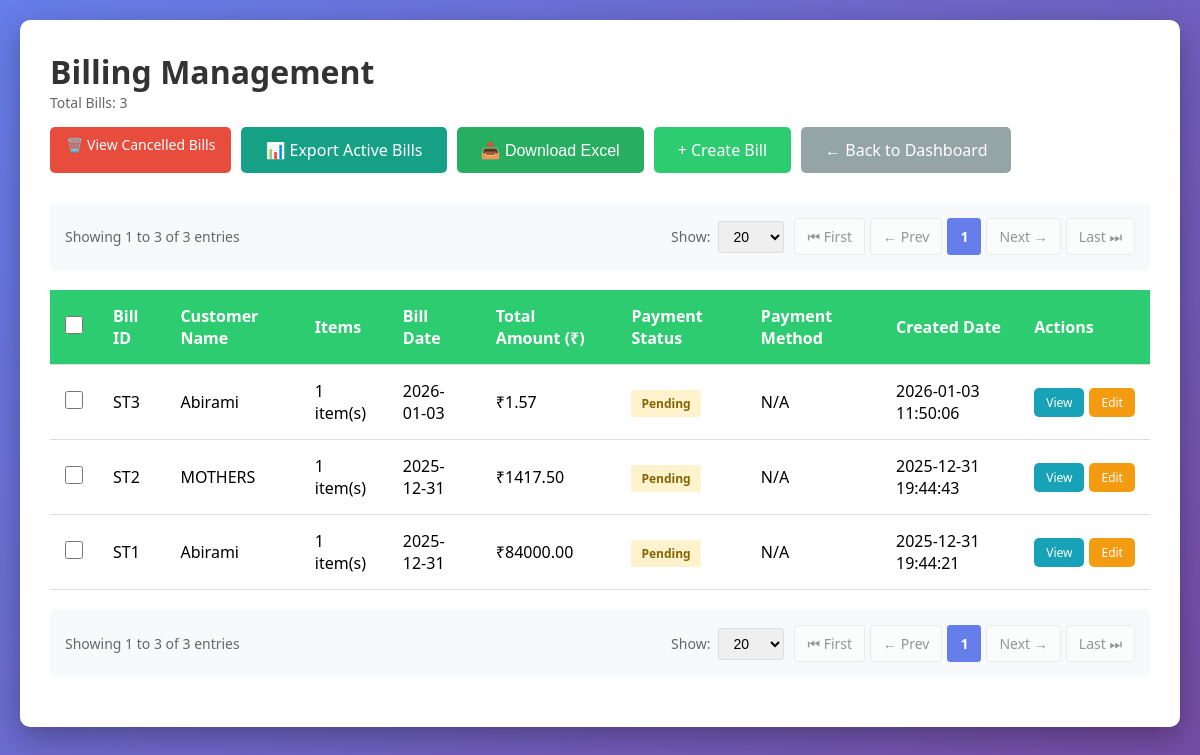
The page /billing/ on the database as committed earlier.
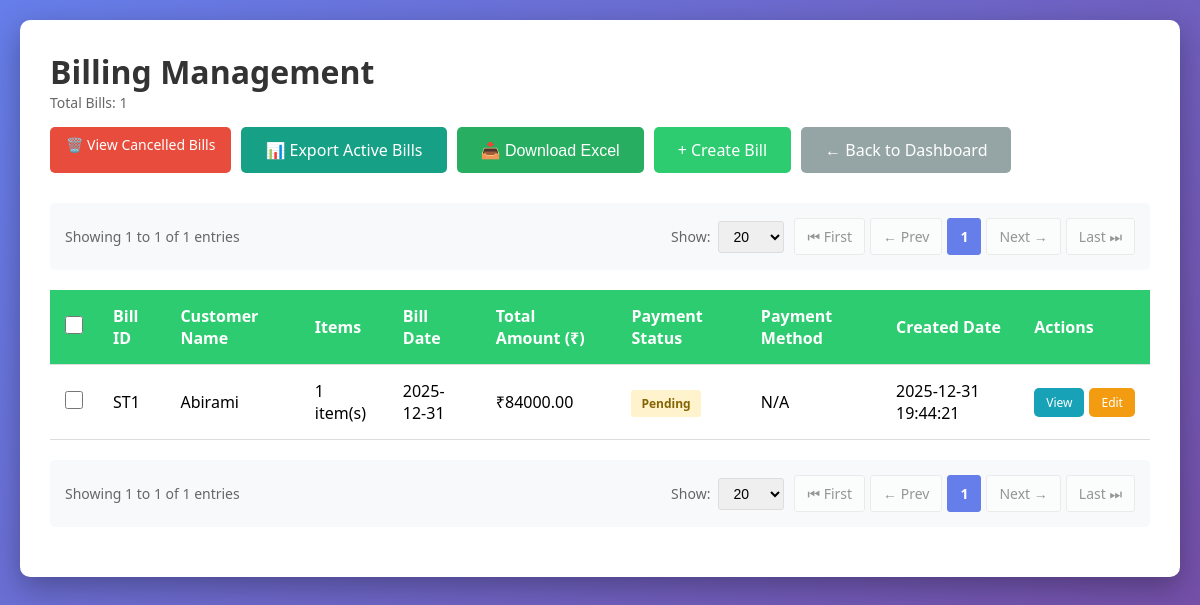
The same page on the database as committed later.
### tables this page shows
CREATE TABLE billing (
                    id INTEGER PRIMARY KEY AUTOINCREMENT,
                    bill_id TEXT UNIQUE NOT NULL,
                    customer_id INTEGER NOT NULL,
                    bill_date DATE NOT NULL,
                    subtotal REAL DEFAULT 0.0,
                    gst_amount REAL DEFAULT 0.0,
                    total_amount REAL NOT NULL DEFAULT 0.0,
                    payment_status TEXT DEFAULT 'Pending',
                    notes TEXT,
                    created_at TIMESTAMP DEFAULT CURRENT_TIMESTAMP,
                    FOREIGN KEY (customer_id) REFERENCES customers (id)
                );

CREATE TABLE customers (
                    id INTEGER PRIMARY KEY AUTOINCREMENT,
                    customer_id TEXT UNIQUE NOT NULL,
                    vendor_code TEXT UNIQUE,
                    name TEXT NOT NULL,
                    email TEXT,
                    mobile TEXT,
                    address TEXT,
                    state TEXT,
                    gst_number TEXT,
                    created_at TIMESTAMP DEFAULT CURRENT_TIMESTAMP
                );

### routes/billing.py (the view)
@billing_bp.route('/')
def index():
    show_cancelled = request.args.get('show_cancelled', 'false') == 'true'
    page = request.args.get('page', 1, type=int)
    per_page = request.args.get('per_page', 20, type=int)
    if per_page not in [10, 20, 50, 100]:
        per_page = 20
    conn = get_db_connection()
    if show_cancelled:
        total_count = conn.execute('''
            SELECT COUNT(*) as count FROM billing
            WHERE payment_status = 'Cancelled'
        ''').fetchone()['count']
    else:
        total_count = conn.execute('''
            SELECT COUNT(*) as count FROM billing
            WHERE payment_status != 'Cancelled'
        ''').fetchone()['count']
    offset = (page - 1) * per_page
    if show_cancelled:
        bills = conn.execute('''
            SELECT b.*, c.name as customer_name,
                   (SELECT COUNT(*) FROM billing_items WHERE bill_id = b.bill_id) as item_count
            FROM billing b
            JOIN customers c ON b.customer_id = c.id
            WHERE b.payment_status = 'Cancelled'
            ORDER BY b.created_at DESC
            LIMIT ? OFFSET ?
        ''', (per_page, offset)).fetchall()
    else:
        bills = conn.execute('''
            SELECT b.*, c.name as customer_name,
                   (SELECT COUNT(*) FROM billing_items WHERE bill_id = b.bill_id) as item_count
            FROM billing b
            JOIN customers c ON b.customer_id = c.id
            WHERE b.payment_status != 'Cancelled'
            ORDER BY b.created_at DESC
            LIMIT ? OFFSET ?
        ''', (per_page, offset)).fetchall()
    conn.close()
    total_pages = (total_count + per_page - 1) // per_page
    has_prev = page > 1
    has_next = page < total_pages
    return render_template('billing/index.html',
                         bills=bills,
                         show_cancelled=show_cancelled,
                         page=page,
                         per_page=per_page,
                         total_count=total_count,
                         total_pages=total_pages,
                         has_prev=has_prev,
                         has_next=has_next)

### database.py (called while the page is built)
def get_db_connection():
    conn = sqlite3.connect(DATABASE)
    conn.row_factory = sqlite3.Row
    return conn

### templates/billing/index.html (shortened to what the changed rows need)
<!DOCTYPE html>
<html lang="en">
<head>
</head>
<body>
    <div class="container">
        <div class="header">
            <div>
                <h1>Billing Management{% if show_cancelled %} - Cancelled Bills{% endif %}</h1>
                <p class="bill-count">Total Bills: {{ total_count }}</p>
            </div>
        </div>
        {% if total_count > 0 %}
            {% set route_name = 'billing.index' %}
            {% set extra_params = {'show_cancelled': 'true' if show_cancelled else 'false'} %}
            {% include 'pagination.html' %}
        {% endif %}
        {% if bills %}
            <form id="cancelForm" method="POST" action="{{ url_for('billing.cancel_bills_confirm') }}">
                <table>
                    <thead>
                        <tr>
                            {% if not show_cancelled %}
                            <th class="checkbox-cell no-print">
                                <input type="checkbox" id="selectAll" onchange="toggleSelectAll(this)">
                            </th>
                            {% endif %}
                            <th>Bill ID</th>
                            <th>Customer Name</th>
                            <th>Items</th>
                            <th>Bill Date</th>
                            <th>Total Amount (₹)</th>
                            <th>Payment Status</th>
                            <th>Payment Method</th>
                            <th>Created Date</th>
                            <th class="no-print">Actions</th>
                        </tr>
                    </thead>
                    <tbody>
                        {% for bill in bills %}
                        <tr>
                            {% if not show_cancelled %}
                            <td class="checkbox-cell no-print">
                                <input type="checkbox" name="bill_ids[]" value="{{ bill['id'] }}" class="bill-checkbox" onchange="updateSelection()">
                            </td>
                            {% endif %}
                            <td>{{ bill['bill_id'] }}</td>
                            <td>{{ bill['customer_name'] }}</td>
                            <td>{{ bill['item_count'] }} item(s)</td>
                            <td>{{ bill['bill_date'] }}</td>
                            <td>₹{{ "%.2f"|format(bill['total_amount']) }}</td>
                            <td>
                                <span class="status-badge status-{{ bill['payment_status']|lower }}">
                                    {{ bill['payment_status'] }}
                                </span>
                            </td>
                            <td>{{ bill['payment_method'] or 'N/A' }}</td>
                            <td>{{ bill['created_at'] }}</td>
                            <td class="no-print">
                                <div style="display: flex; gap: 5px;">
                                    <a href="{{ url_for('billing.view', id=bill['id']) }}" class="btn btn-info" style="padding: 6px 12px; font-size: 12px;">View</a>
                                    <a href="{{ url_for('billing.update', bill_id=bill['id']) }}" class="btn btn-primary" style="padding: 6px 12px; font-size: 12px; background: #f39c12;">Edit</a>
                                </div>
                            </td>
                        </tr>
                        {% endfor %}
                    </tbody>
                </table>
            </form>
            {% if total_count > 0 %}
                {% set route_name = 'billing.index' %}
                {% set extra_params = {'show_cancelled': 'true' if show_cancelled else 'false'} %}
                {% include 'pagination.html' %}
            {% endif %}
        {% endif %}
    </div>
</body>
</html>

Rows that differ between the two databases and show on the page:
no longer on this page (row edited): billing: bill_id "ST3", customer_name "Abirami", item_count "1", bill_date "2026-01-03", total_amount "1.57", payment_status "Pending", bill "N/A", created_at "2026-01-03 11:50:06"
no longer on this page (row edited): billing: bill_id "ST2", customer_name "MOTHERS", item_count "1", bill_date "2025-12-31", total_amount "1417.50", payment_status "Pending", bill "N/A", created_at "2025-12-31 19:44:43"
Other text that changed with them:
{{ total_count }}: "3" → "1"
{{ [page * per_page, total_count]|min }}: "3 3" → "1 1"
{{ total_count }}: "3 3" → "1 1"
